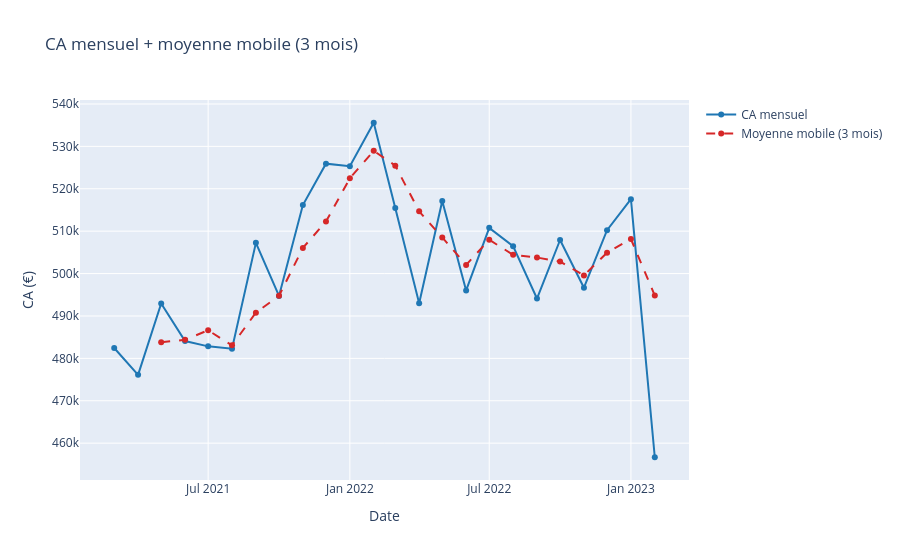

Notebook source saved alongside this figure:
### Markdown cell above
Le chiffre d'affaires mensuel est relativement stable sur la période observée. Sur les mois comparables de mars à décembre, le CA de 2022 dépasse celui de 2021 d'environ 2,1 %. Les données ne suffisent pas à établir un pic récurrent des fêtes. En 2023, seuls janvier et février sont disponibles et février montre une baisse.

### Code cell
#CA et moyenne mobile
chiffre_affaires_mensuel = (df_sales.groupby(["year", "month"])["chiffre_affaires"].sum().reset_index())

#Création d'une vraie date
chiffre_affaires_mensuel["date"] = pd.to_datetime(chiffre_affaires_mensuel["year"].astype(str) + "-" + chiffre_affaires_mensuel["month"].astype(str) + "-01")


#Moyenne mobile 3 mois (sur toute la série continue)
chiffre_affaires_mensuel = chiffre_affaires_mensuel.sort_values("date")
chiffre_affaires_mensuel["MA3"] = chiffre_affaires_mensuel["chiffre_affaires"].rolling(3).mean()

import plotly.graph_objects as go

fig = go.Figure()

#Ligne CA
fig.add_trace(go.Scatter(
    x=chiffre_affaires_mensuel["date"],
    y=chiffre_affaires_mensuel["chiffre_affaires"],
    mode="lines+markers",
    name="CA mensuel",
    line=dict(color="#1f77b4", width=2),
    hovertemplate="Date: %{x}<br>CA: %{y} €"
))

#Ligne moyenne mobile
fig.add_trace(go.Scatter(
    x=chiffre_affaires_mensuel["date"],
    y=chiffre_affaires_mensuel["MA3"],
    mode="lines+markers",
    name="Moyenne mobile (3 mois)",
    line=dict(color="#d62728", width=2, dash="dash"),
    hovertemplate="Date: %{x}<br>MA3: %{y} €"
))

fig.update_layout(
    title="CA mensuel + moyenne mobile (3 mois)",
    xaxis_title="Date",
    yaxis_title="CA (€)",
    hovermode="x unified"
)

fig.show()

### Figure 1 — Plotly figure (JSON) as saved in the notebook; plotly's stock layout.template omitted (floating-point values rounded to 4 significant figures)
{"data": [{"hovertemplate": "Date: %{x}<br>CA: %{y} €", "line": {"color": "#1f77b4", "width": 2}, "mode": "lines+markers", "name": "CA mensuel", "type": "scatter", "x": ["2021-03-01T00:00:00.000000", "2021-04-01T00:00:00.000000", "2021-05-01T00:00:00.000000", "2021-06-01T00:00:00.000000", "2021-07-01T00:00:00.000000", "2021-08-01T00:00:00.000000", "2021-09-01T00:00:00.000000", "2021-10-01T00:00:00.000000", "2021-11-01T00:00:00.000000", "2021-12-01T00:00:00.000000", "2022-01-01T00:00:00.000000", "2022-02-01T00:00:00.000000", "2022-03-01T00:00:00.000000", "2022-04-01T00:00:00.000000", "2022-05-01T00:00:00.000000", "2022-06-01T00:00:00.000000", "2022-07-01T00:00:00.000000", "2022-08-01T00:00:00.000000", "2022-09-01T00:00:00.000000", "2022-10-01T00:00:00.000000", "2022-11-01T00:00:00.000000", "2022-12-01T00:00:00.000000", "2023-01-01T00:00:00.000000", "2023-02-01T00:00:00.000000"], "y": [482400.0, 476100.0, 492900.0, 484100.0, 482800.0, 482300.0, 507200.0, 494700.0, 516200.0, 525900.0, 525300.0, 535600.0, 515500.0, 493000.0, 517100.0, 496000.0, 510800.0, 506500.0, 494100.0, 507900.0, 496700.0, 510200.0, 517500.0, 456700.0]}, {"hovertemplate": "Date: %{x}<br>MA3: %{y} €", "line": {"color": "#d62728", "dash": "dash", "width": 2}, "mode": "lines+markers", "name": "Moyenne mobile (3 mois)", "type": "scatter", "x": ["2021-03-01T00:00:00.000000", "2021-04-01T00:00:00.000000", "2021-05-01T00:00:00.000000", "2021-06-01T00:00:00.000000", "2021-07-01T00:00:00.000000", "2021-08-01T00:00:00.000000", "2021-09-01T00:00:00.000000", "2021-10-01T00:00:00.000000", "2021-11-01T00:00:00.000000", "2021-12-01T00:00:00.000000", "2022-01-01T00:00:00.000000", "2022-02-01T00:00:00.000000", "2022-03-01T00:00:00.000000", "2022-04-01T00:00:00.000000", "2022-05-01T00:00:00.000000", "2022-06-01T00:00:00.000000", "2022-07-01T00:00:00.000000", "2022-08-01T00:00:00.000000", "2022-09-01T00:00:00.000000", "2022-10-01T00:00:00.000000", "2022-11-01T00:00:00.000000", "2022-12-01T00:00:00.000000", "2023-01-01T00:00:00.000000", "2023-02-01T00:00:00.000000"], "y": [NaN, NaN, 483800.0, 484400.0, 486600.0, 483100.0, 490800.0, 494800.0, 506000.0, 512300.0, 522500.0, 528900.0, 525500.0, 514700.0, 508500.0, 502000.0, 508000.0, 504400.0, 503800.0, 502800.0, 499600.0, 504900.0, 508100.0, 494800.0]}], "layout": {"hovermode": "x unified", "title": {"text": "CA mensuel + moyenne mobile (3 mois)"}, "xaxis": {"title": {"text": "Date"}}, "yaxis": {"title": {"text": "CA (€)"}}}}
